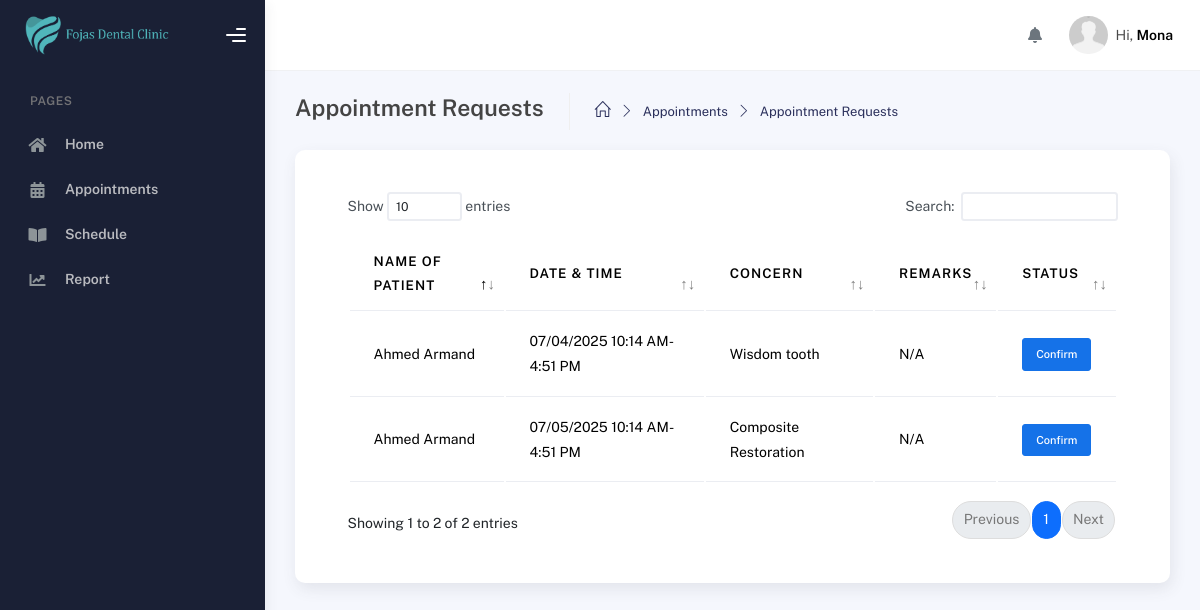
Page /modules/dentist/appointment-requests.php (signed in) on the earlier database version.
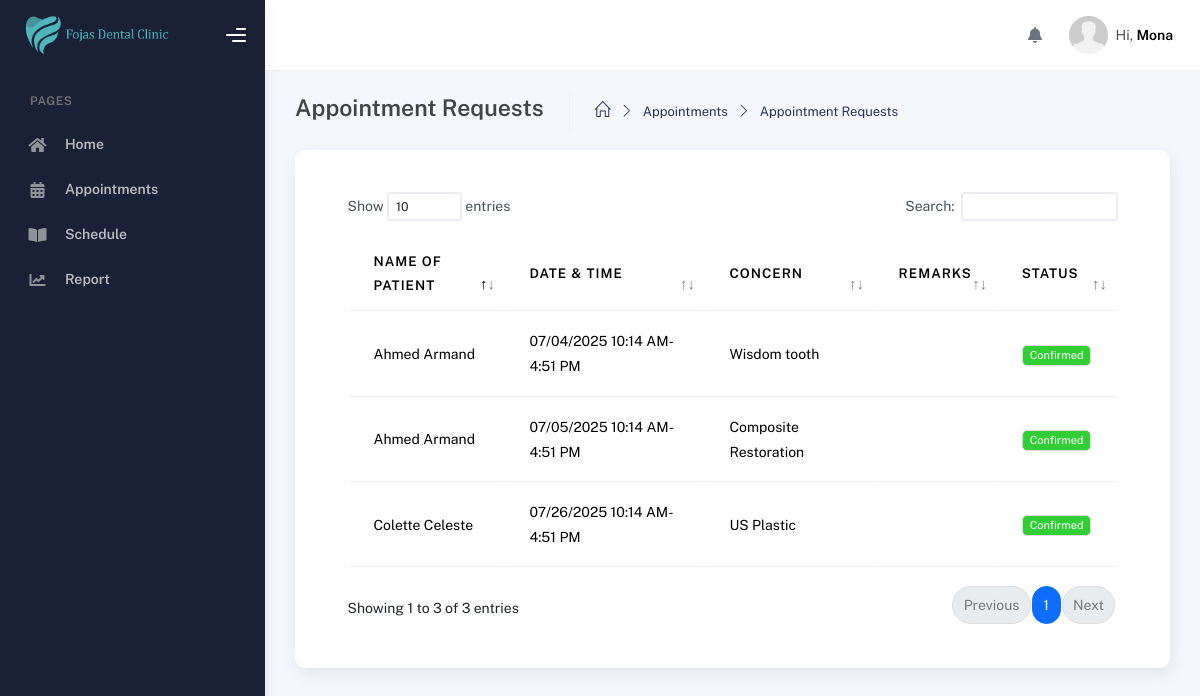
Same page on the later database version.
### tables this page shows
CREATE TABLE `appointments` (
  `id` int(11) NOT NULL,
  `user_id` int(11) NOT NULL,
  `user_id_patient` int(11) NOT NULL,
  `appointment_id` int(110) NOT NULL,
  `concern` varchar(255) NOT NULL,
  `confirmed` int(11) NOT NULL,
  `appointment_time` varchar(100) NOT NULL,
  `appointment_date` varchar(100) NOT NULL,
  `date_created` date NOT NULL,
  `date_updated` date NOT NULL,
  `remarks` varchar(255) DEFAULT NULL,
  `walk_in` int(11) DEFAULT NULL
);

CREATE TABLE `users` (
  `id` int(11) NOT NULL,
  `user_id` int(100) NOT NULL,
  `role_id` int(11) NOT NULL,
  `first_name` varchar(250) NOT NULL,
  `middle_name` varchar(255) NOT NULL,
  `last_name` varchar(255) NOT NULL,
  `mobile_number` varchar(255) NOT NULL,
  `email` varchar(255) DEFAULT NULL,
  `password` varchar(255) NOT NULL,
  `date_of_birth` date NOT NULL,
  `date_created` date NOT NULL,
  `date_updated` date NOT NULL,
  `token` varchar(255) DEFAULT NULL,
  `address` varchar(255) DEFAULT NULL,
  `otp` varchar(100) DEFAULT NULL
);

CREATE TABLE `schedule` (
  `id` int(11) NOT NULL,
  `user_id` int(255) NOT NULL,
  `day` varchar(150) NOT NULL,
  `start_time` varchar(100) NOT NULL,
  `end_time` varchar(100) NOT NULL,
  `date_created` date NOT NULL,
  `date_updated` date NOT NULL
);

### modules/dentist/appointment-requests.php (the view, shortened to what the changed rows need)
<?php
include('../../connection/connection.php');
$user_id = $_SESSION['user_id'];
?>
<!DOCTYPE html>
<html lang="en">
<head>
    <?php include '../../includes/styles.php'; ?>
</head>
<body>
    <div class="wrapper">
      <div class="main-panel">
        <div class="container">
          <div class="page-inner">
            <div class="page-category">
                <div class="card p-5">
                    <div class="table-responsive">
                    <table class="display table table-border table-hover" id="dataTable">
                        <thead>
                            <tr>
                            <th>Name of Patient</th>
                            <th>Date & Time</th>
                            <th>Concern</th>
                            <th>Remarks</th>
                            <th>Status</th>
                            </tr>
                        </thead>
                        <tbody>
                                <?php
                                $query_appointments = "SELECT appointments.user_id, appointments.user_id_patient, appointments.concern, appointments.appointment_date, users.first_name, users.middle_name, users.last_name, schedule.start_time, schedule.end_time, appointments.confirmed , appointments.remarks
                                FROM appointments
                                LEFT JOIN users
                                ON
                                appointments.user_id_patient = users.user_id
                                LEFT JOIN schedule
                                ON appointments.user_id = schedule.user_id WHERE appointments.user_id = '$user_id'";
                                $run_appointments = mysqli_query($conn,$query_appointments);
                                if(mysqli_num_rows($run_appointments) > 0){
                                    foreach($run_appointments as $row_appointment){
                                        ?>
                                        <tr>
                                            <td><?php echo $row_appointment['first_name']. " " . $row_appointment['last_name']?></td>
                                            <td><?php echo $row_appointment['appointment_date']. " " . date("g:i A",strtotime($row_appointment['start_time'])). "-". date("g:i A",strtotime($row_appointment['end_time']))?></td>
                                            <td><?php echo $row_appointment['concern']?></td>
                                            <td>
                                            <?php
                                            $status = (int)$row_appointment['confirmed'];
                                            if ($status === 0) {
                                                echo "N/A";
                                                ?>
                                                <?php
                                            }elseif ($status === 1){
                                                ?>
                                                <p><?php echo $row_appointment['remarks']?></p>
                                                <?php
                                            }elseif($status === 2){
                                                echo "Cancelled";
                                            }
                                            ?>
                                            </td>
                                            <td>
                                            <?php
                                                $status = (int)$row_appointment['confirmed'];
                                                if ($status === 1) {
                                                    echo '<span class="badge bg-success">Confirmed</span>';
                                                }
                                                elseif ($status === 2) {
                                                    echo '<span class="badge bg-danger">Cancelled</span>';
                                                }elseif ($status === 0) {
                                                    ?>
                                                        <button class="btn btn-sm btn-primary" data-bs-toggle="modal" data-bs-target="#doctorRemarks">Confirm</button>
                                                    <?php
                                                }
                                                ?>
                                            </td>
                                        </tr>
                                        <?php
                                    }
                                }
                                ?>
                        </tbody>
                    </table>
                </div>
            </div>
        </div>
    </div>
</div>
</div>
</body>
</html>

Differences in the rows shown:
changed appointments "Wisdom tooth": confirmed "N/A Confirm" → "Confirmed"
changed appointments "Composite Restoration": confirmed "N/A Confirm" → "Confirmed"
added appointments: users.first_name "Colette", users.last_name "Celeste", appointment_date "07/26/2025", schedule.start_time "10:14 AM", schedule.end_time "4:51 PM", concern "US Plastic", confirmed "Confirmed"
Other differences:
text written by a page script: "Show entries Search: Showing 1 to 2 of 2 entries Previous 1 Next" → "Show entries Search: Showing 1 to 3 of 3 entries Previous 1 Next"
